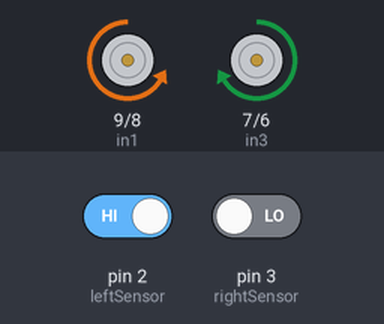
Bench run of a sketch on a simulated Arduino Uno, built with avr-gcc and run on an emulated ATmega328P. On the bench: motor-driver pin pairs drawn as motors (green arrow = first pin HIGH = forward, orange = second pin HIGH = backward, longer = more drive, scaled by the enable pin). The test bench sets the inputs (shaded band); at power-on: pin 2 (leftSensor) HIGH, pin 3 (rightSensor) LOW.

Above: at 1.2 s.
1.3 s: pin 2 (leftSensor) driven LOW
At 2.3 s:
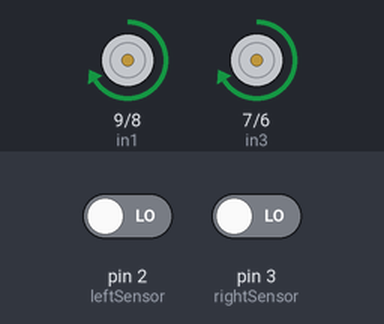
2.8 s: pin 3 (rightSensor) driven HIGH
At 3.4 s:
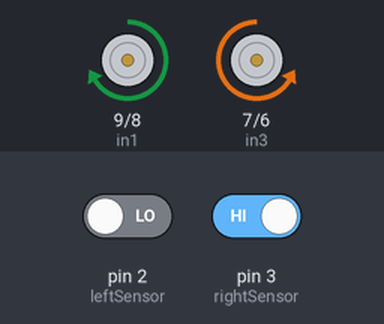
4.3 s: pin 3 (rightSensor) driven LOW
At 4.6 s:
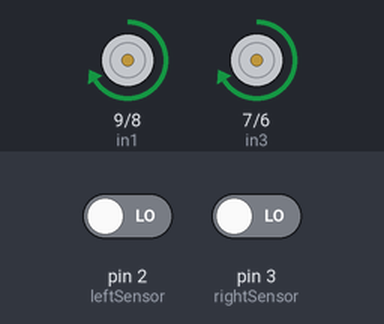
5.8 s: pin 2 (leftSensor) driven HIGH
At 6.9 s:
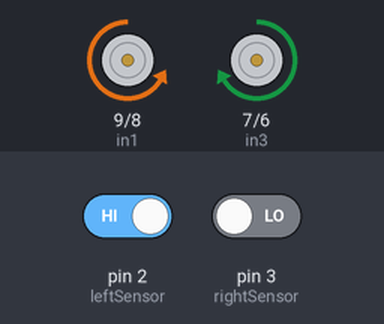
Timing chart, 0 to 8.3 s (numbered marks = the images above; inputs shaded):
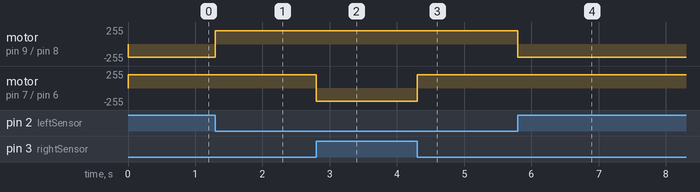

Measured:
- after the input at 1.3 s, motor on pin 9 (in1) / pin 8 (in2): backward 200/255 → forward 200/255 at once
- after the input at 2.8 s, motor on pin 7 (in3) / pin 6 (in4): forward 200/255 → backward 200/255 at once
- after the input at 4.3 s, motor on pin 7 (in3) / pin 6 (in4): backward 200/255 → forward 200/255 at once
- after the input at 5.8 s, motor on pin 9 (in1) / pin 8 (in2): forward 200/255 → backward 200/255 at once

The sketch:

Line_Following_Robot.ino
```cpp
// Define the pins for the L298 motor driver
int enA = 10; // PWM signal for controlling motor speed
int in1 = 9;  // direction control for motor A
int in2 = 8;  // direction control for motor A
int enB = 5;  // PWM signal for controlling motor speed
int in3 = 7;  // direction control for motor B
int in4 = 6;  // direction control for motor B

// Define the pins for the line sensor
int leftSensor = 2;
int rightSensor = 3;

// Define the threshold for detecting the black line
int threshold = 500;

void setup() {
  // Set the motor driver pins as outputs
  pinMode(enA, OUTPUT);
  pinMode(in1, OUTPUT);
  pinMode(in2, OUTPUT);
  pinMode(enB, OUTPUT);
  pinMode(in3, OUTPUT);
  pinMode(in4, OUTPUT);

  // Set the line sensor pins as inputs
  pinMode(leftSensor, INPUT);
  pinMode(rightSensor, INPUT);
}

void loop() {
  // Read the values of the line sensors
  int leftValue = digitalRead(leftSensor);
  int rightValue = digitalRead(rightSensor);

  // Determine the direction to turn based on the line sensor readings
  if (leftValue == LOW && rightValue == LOW) { // both sensors on the line
    // Go straight
    digitalWrite(in1, HIGH);
    digitalWrite(in2, LOW);
    digitalWrite(in3, HIGH);
    digitalWrite(in4, LOW);
  }
  else if (leftValue == HIGH) { // left sensor on the line
    // Turn left
    digitalWrite(in1, LOW);
    digitalWrite(in2, HIGH);
    digitalWrite(in3, HIGH);
    digitalWrite(in4, LOW);
  }
  else if (rightValue == HIGH) { // right sensor on the line
    // Turn right
    digitalWrite(in1, HIGH);
    digitalWrite(in2, LOW);
    digitalWrite(in3, LOW);
    digitalWrite(in4, HIGH);
  }
  else { // both sensors off the line
    // Stop
    digitalWrite(in1, LOW);
    digitalWrite(in2, LOW);
    digitalWrite(in3, LOW);
    digitalWrite(in4, LOW);
  }

  // Set the motor speed
  analogWrite(enA, 200);
  analogWrite(enB, 200);
}
```
